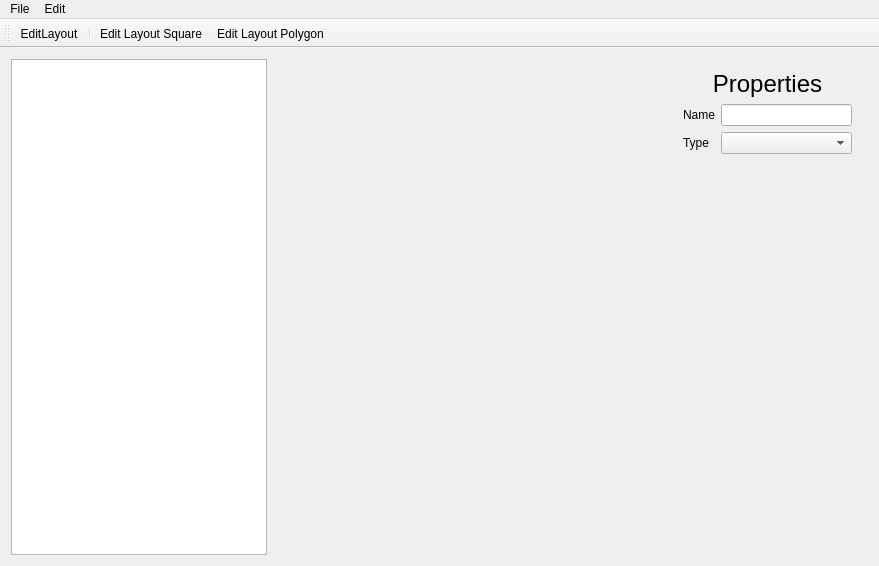
<?xml version="1.0" encoding="UTF-8"?>
<ui version="4.0">
 <class>MainWindow</class>
 <widget class="QMainWindow" name="MainWindow">
  <property name="geometry">
   <rect>
    <x>0</x>
    <y>0</y>
    <width>879</width>
    <height>566</height>
   </rect>
  </property>
  <property name="windowTitle">
   <string>MainWindow</string>
  </property>
  <widget class="QWidget" name="centralWidget">
   <property name="autoFillBackground">
    <bool>false</bool>
   </property>
   <layout class="QHBoxLayout" name="horizontalLayout_2">
    <item>
     <widget class="QTreeView" name="building_list_view">
      <property name="sizePolicy">
       <sizepolicy hsizetype="Minimum" vsizetype="Expanding">
        <horstretch>1</horstretch>
        <verstretch>0</verstretch>
       </sizepolicy>
      </property>
     </widget>
    </item>
    <item>
     <widget class="QWidget" name="render_container" native="true">
      <property name="sizePolicy">
       <sizepolicy hsizetype="Expanding" vsizetype="Preferred">
        <horstretch>2</horstretch>
        <verstretch>0</verstretch>
       </sizepolicy>
      </property>
     </widget>
    </item>
    <item>
     <widget class="QWidget" name="widget_2" native="true">
      <property name="sizePolicy">
       <sizepolicy hsizetype="Preferred" vsizetype="Preferred">
        <horstretch>1</horstretch>
        <verstretch>0</verstretch>
       </sizepolicy>
      </property>
      <widget class="QWidget" name="formLayoutWidget">
       <property name="geometry">
        <rect>
         <x>0</x>
         <y>0</y>
         <width>191</width>
         <height>471</height>
        </rect>
       </property>
       <layout class="QFormLayout" name="formLayout">
        <item row="1" column="0">
         <widget class="QLabel" name="label">
          <property name="text">
           <string>Name</string>
          </property>
         </widget>
        </item>
        <item row="1" column="1">
         <widget class="QLineEdit" name="selection_props_name"/>
        </item>
        <item row="2" column="0">
         <widget class="QLabel" name="label_2">
          <property name="text">
           <string>Type</string>
          </property>
         </widget>
        </item>
        <item row="2" column="1">
         <widget class="QComboBox" name="selection_props_type"/>
        </item>
        <item row="0" column="0" colspan="2">
         <widget class="QLabel" name="label_3">
          <property name="font">
           <font>
            <pointsize>18</pointsize>
           </font>
          </property>
          <property name="text">
           <string>Properties</string>
          </property>
          <property name="alignment">
           <set>Qt::AlignCenter</set>
          </property>
         </widget>
        </item>
       </layout>
      </widget>
     </widget>
    </item>
   </layout>
  </widget>
  <widget class="QMenuBar" name="menuBar">
   <property name="geometry">
    <rect>
     <x>0</x>
     <y>0</y>
     <width>879</width>
     <height>22</height>
    </rect>
   </property>
   <widget class="QMenu" name="menuFile">
    <property name="title">
     <string>File</string>
    </property>
    <addaction name="actionOpen"/>
    <addaction name="actionSave"/>
   </widget>
   <widget class="QMenu" name="menuEdit">
    <property name="title">
     <string>Edit</string>
    </property>
   </widget>
   <addaction name="menuFile"/>
   <addaction name="menuEdit"/>
  </widget>
  <widget class="QToolBar" name="mainToolBar">
   <attribute name="toolBarArea">
    <enum>TopToolBarArea</enum>
   </attribute>
   <attribute name="toolBarBreak">
    <bool>false</bool>
   </attribute>
   <addaction name="actionEditLayout"/>
   <addaction name="separator"/>
   <addaction name="actionEditLayoutSquare"/>
   <addaction name="actionEdit_Layout_Polygon"/>
  </widget>
  <action name="actionOpen">
   <property name="text">
    <string>Open</string>
   </property>
   <property name="shortcut">
    <string>Ctrl+O</string>
   </property>
  </action>
  <action name="actionSave">
   <property name="text">
    <string>Save</string>
   </property>
  </action>
  <action name="actionEditLayout">
   <property name="checkable">
    <bool>true</bool>
   </property>
   <property name="icon">
    <iconset resource="resources.qrc">
     <normaloff>:/Icons/edit_icon.png</normaloff>:/Icons/edit_icon.png</iconset>
   </property>
   <property name="text">
    <string>EditLayout</string>
   </property>
   <property name="toolTip">
    <string>Edit</string>
   </property>
  </action>
  <action name="actionEditLayoutSquare">
   <property name="checkable">
    <bool>true</bool>
   </property>
   <property name="icon">
    <iconset resource="resources.qrc">
     <normaloff>:/Icons/edit_square_icon.svg</normaloff>:/Icons/edit_square_icon.svg</iconset>
   </property>
   <property name="text">
    <string>Edit Layout Square</string>
   </property>
   <property name="toolTip">
    <string>Box</string>
   </property>
  </action>
  <action name="actionEdit_Layout_Polygon">
   <property name="checkable">
    <bool>true</bool>
   </property>
   <property name="icon">
    <iconset resource="resources.qrc">
     <normaloff>:/Icons/edit_polygon_icon.svg</normaloff>:/Icons/edit_polygon_icon.svg</iconset>
   </property>
   <property name="text">
    <string>Edit Layout Polygon</string>
   </property>
  </action>
 </widget>
 <layoutdefault spacing="6" margin="11"/>
 <resources>
  <include location="resources.qrc"/>
 </resources>
 <connections/>
</ui>
